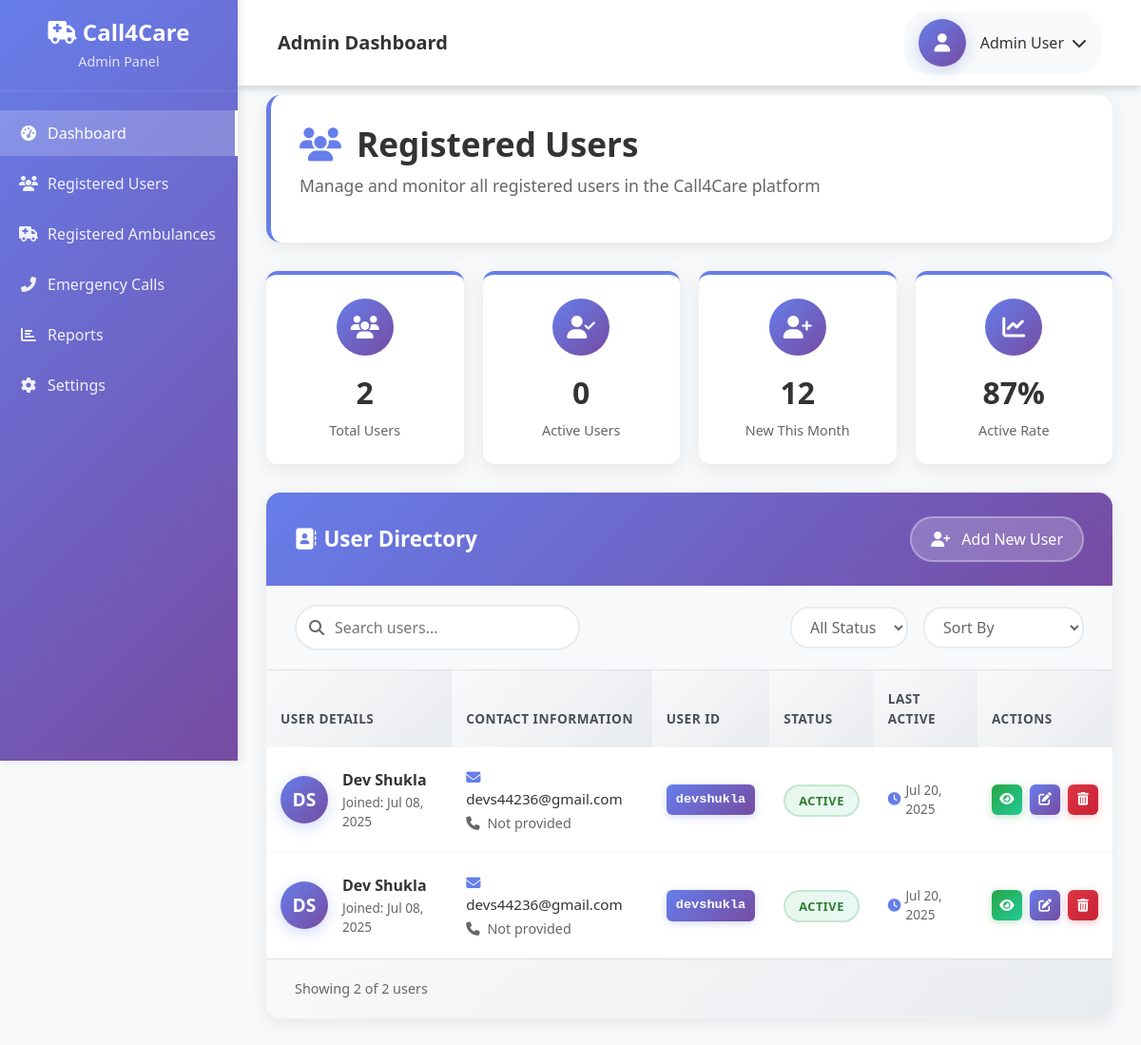
/accounts/Registered_Users/ (signed in), run on an earlier commit of the app's database.
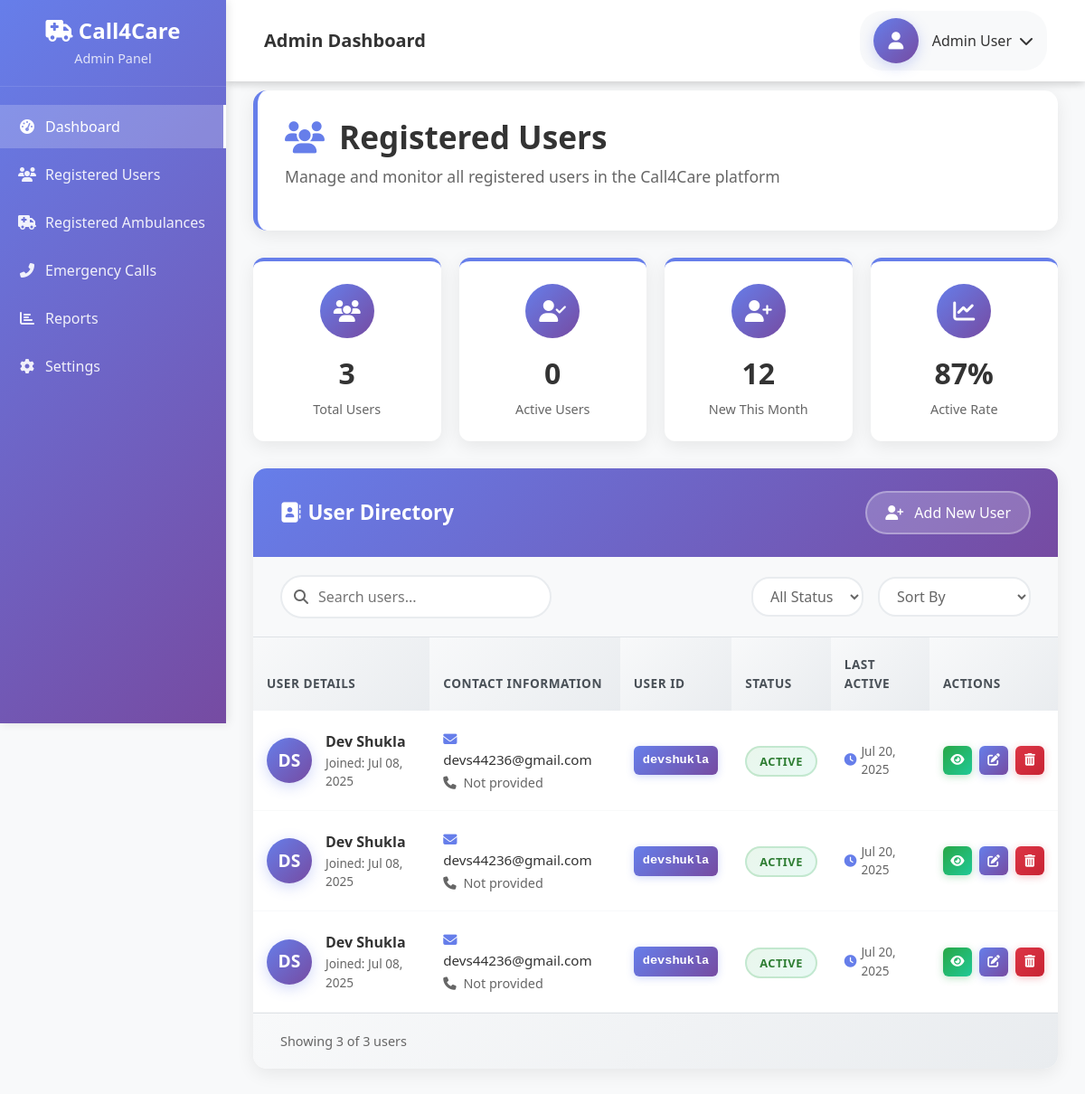
And on a later commit of the database.
### home/models.py (models this page shows)
class Student(User):
    phone_number = models.CharField(max_length=10)
    class Meta:
        verbose_name = "Student"
        verbose_name_plural = "Students"

### accounts/views.py (the view)
# urls.py: path('Registered_Users/',views.read,name="read"),
@login_required
def read(request):
    Users = Student.objects.all().order_by('-id')
    parameters = {
        "Users" : Users
    }
    return render(request,"Details_every/in.html",parameters)

### templates/Details_Every/in.html (shortened to what the changed rows need)
{% extends 'admin/base.html' %}
{% block content %}
<div class="main-content">
    <div class="content-area">
        <div class="users-container">
            <div class="page-header">
                <h1 class="page-title">
                    <i class="fas fa-users me-3" style="color: #667eea;"></i>
                    Registered Users
                </h1>
            </div>
            <div class="stats-overview">
                <div class="stat-box">
                    <div class="stat-icon">
                        <i class="fas fa-users"></i>
                    </div>
                    <div class="stat-number">{{ Users|length }}</div>
                    <div class="stat-label">Total Users</div>
                </div>
            </div>
            <div class="users-card">
                <div class="card-header">
                    <h2 class="card-title">
                        <i class="fas fa-address-book me-2"></i>
                        User Directory
                    </h2>
                </div>
                <div class="table-responsive">
                    <table class="users-table table">
                        <thead>
                            <tr>
                                <th>User Details</th>
                                <th>Contact Information</th>
                                <th>User ID</th>
                                <th>Status</th>
                                <th>Last Active</th>
                                <th>Actions</th>
                            </tr>
                        </thead>
                        <tbody>
                            {% if Users %}
                                {% for User in Users %}
                                <tr>
                                    <td>
                                        <div class="user-info">
                                            <div class="user-avatar">
                                                {{ user.first_name|first|upper }}{{ user.last_name|first|upper }}
                                            </div>
                                            <div class="user-details">
                                                <div class="user-name">{{ user.first_name }} {{ user.last_name }}</div>
                                                <div class="user-join-date">Joined: {{ user.date_joined|date:"M d, Y" }}</div>
                                            </div>
                                        </div>
                                    </td>
                                    <td>
                                        <div class="user-contact">
                                            <div class="user-email">
                                                <i class="fas fa-envelope me-1" style="color: #667eea;"></i>
                                                {{ user.email }}
                                            </div>
                                            <div class="user-phone">
                                                <i class="fas fa-phone me-1"></i>
                                                {{ user.phone_number|default:"Not provided" }}
                                            </div>
                                        </div>
                                    </td>
                                    <td>
                                        <span class="user-id-badge">{{ user.username }}</span>
                                    </td>
                                    <td>
                                        <span class="status-badge {% if user.is_active %}status-active{% else %}status-inactive{% endif %}">
                                            {% if user.is_active %}Active{% else %}Inactive{% endif %}
                                        </span>
                                    </td>
                                    <td>
                                        <div class="last-active">
                                            <i class="fas fa-clock"></i>
                                            {% if user.last_login %}
                                                {{ user.last_login|date:"M d, Y" }}
                                            {% else %}
                                                Never
                                            {% endif %}
                                        </div>
                                    </td>
                                    <td>
                                        <div class="action-buttons">
                                            <a href="#" class="action-btn btn-view" title="View Profile">
                                                <i class="fas fa-eye"></i>
                                            </a>
                                            <a href="{% url 'edit_User' User.id %}" class="action-btn btn-edit" title="Edit User">
                                                <i class="fas fa-edit"></i>
                                            </a>
                                            <a href="{% url 'delete_User' User.id %}" class="action-btn btn-delete" title="Delete User" onclick="return confirm('Are you sure you want to delete this user?')">
                                                <i class="fas fa-trash-alt"></i>
                                            </a>
                                        </div>
                                    </td>
                                </tr>
                                {% endfor %}
                            {% endif %}
                        </tbody>
                    </table>
                </div>
                {% if Users %}
                <div class="pagination-wrapper">
                    <div class="results-info">
                        Showing {{ Users|length }} of {{ total_users|default:Users|length }} users
                    </div>
                </div>
                {% endif %}
            </div>
        </div>
    </div>
</div>
{% endblock %}

What changed in the data, as far as the page shows it:
added Student: {{ user.first_name|first|upper }} "D", {{ user.last_name|first|upper }} "S", {{ user.first_name }} "Dev", {{ user.last_name }} "Shukla", {{ user.date_joined|date:"M d, Y" }} "Jul 08, 2025", {{ user.email }} "devs44236@gmail.com", phone_number "Not provided", {{ user.username }} "devshukla", {{ user.last_login|date:"M d, Y" }} "Jul 20, 2025"
Also different on the page:
{{ Users|length }}: "2" → "3"
{{ total_users|default:Users|length }}: "2" → "3"
